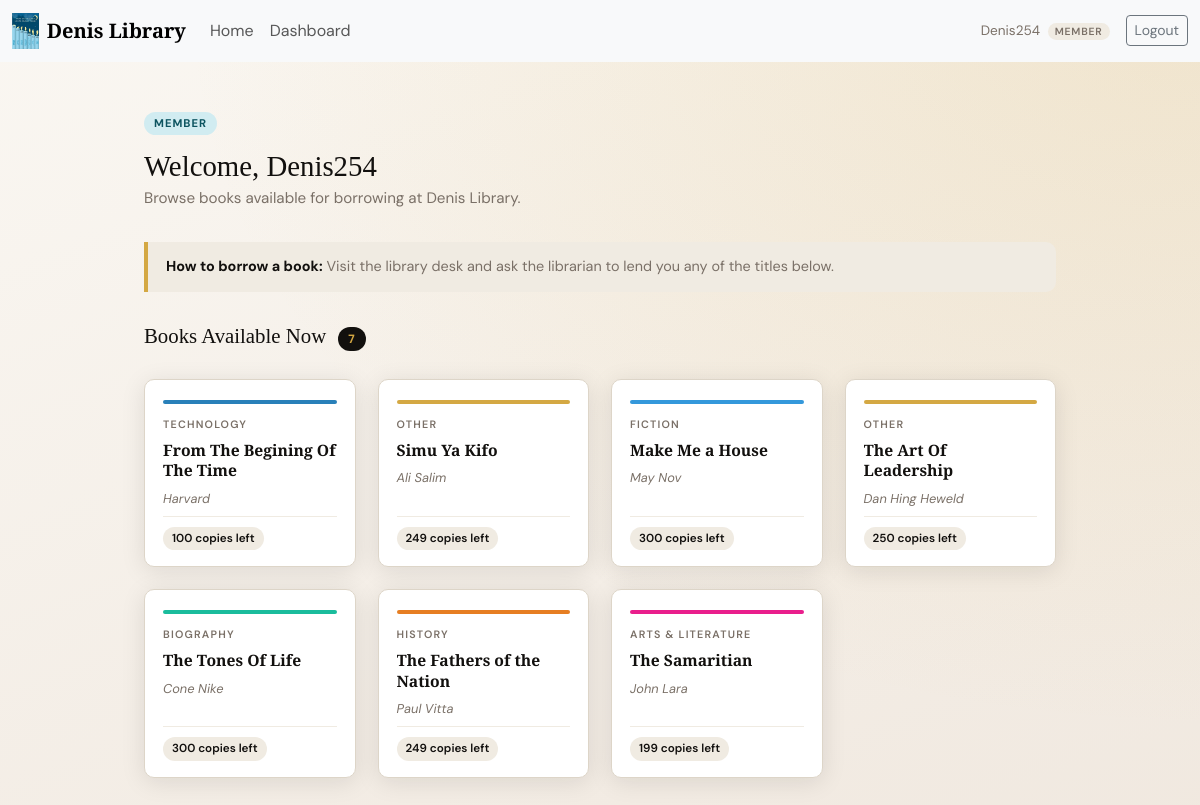
Screenshot of /accounts/dashboard/member/ (signed in) with the database file from the repository.
### accounts/models.py (models this page shows, shortened)
class CustomUser(AbstractUser):
    ROLE_CHOICES = [
        ('admin',     'Admin'),
        ('librarian', 'Librarian'),
        ('member',    'Member'),
    ]
    role = models.CharField(max_length=20, choices=ROLE_CHOICES, default='member')
    groups = models.ManyToManyField(
        'auth.Group',
        related_name='customuser_set',
        blank=True,
        help_text='The groups this user belongs to.',
        verbose_name='groups',
    )
    user_permissions = models.ManyToManyField(
        'auth.Permission',
        related_name='customuser_set',
        blank=True,
        help_text='Specific permissions for this user.',
        verbose_name='user permissions',
    )
    def is_member(self):
        return self.role == 'member'

### borrowed_books/models.py (models this page shows, shortened)
class Book(models.Model):
    GENRE_CHOICES = [
        ('fiction', 'Fiction'),
        ('non_fiction', 'Non-Fiction'),
        ('science', 'Science'),
        ('history', 'History'),
        ('biography', 'Biography'),
        ('technology', 'Technology'),
        ('arts', 'Arts & Literature'),
        ('other', 'Other'),
    ]
    title = models.CharField(max_length=255)
    author = models.CharField(max_length=255)
    isbn = models.CharField(max_length=20, unique=True)
    genre = models.CharField(max_length=50, choices=GENRE_CHOICES, default='other')
    published_year = models.PositiveIntegerField()
    copies_available = models.PositiveIntegerField(default=1)
    description = models.TextField(blank=True)
    date_added = models.DateTimeField(auto_now_add=True)
    class Meta:
        ordering = ['-date_added']

### accounts/views.py (the view)
    @login_required
    def wrapper(request, *args, **kwargs):
        if not request.user.is_member():
            messages.error(request, 'Access denied. Members only.')
            return redirect('dashboard_redirect')
        return view_func(request, *args, **kwargs)

### accounts/views.py (called while the page is built)
def member_required(view_func):
    @login_required
    def wrapper(request, *args, **kwargs):
        if not request.user.is_member():
            messages.error(request, 'Access denied. Members only.')
            return redirect('dashboard_redirect')
        return view_func(request, *args, **kwargs)
    wrapper.__name__ = view_func.__name__
    return wrapper

@member_required
def member_dashboard(request):
    from borrowed_books.models import Book
    context = {
        'books': Book.objects.filter(copies_available__gt=0).order_by('-date_added'),
    }
    return render(request, 'accounts/member_dashboard.html', context)

### accounts/templates/accounts/member_dashboard.html (shortened to what this page needs)
{% extends "base.html" %}
{% block content %}
<span class="role-tag">Member</span>
<div class="db-header">
  <h2>Welcome, {{ request.user.first_name|default:request.user.username }}</h2>
  <p>Browse books available for borrowing at Denis Library.</p>
</div>
<div class="info-banner">
  <strong>How to borrow a book:</strong> Visit the library desk and ask the librarian to lend you any of the titles below.
</div>
<div class="section-header">
  <h3>Books Available Now</h3>
  <span class="count">{{ books|length }}</span>
</div>
{% if books %}
<div class="book_grid">
      {% for book in books %}
      <div class="book-card">
        <div class="card-spine genre-{{ book.genre }}"></div>
        <div class="card-genre">{{ book.get_genre_display }}</div>
        <div class="card-title">{{ book.title }}</div>
        <div class="card-author">{{ book.author }}</div>
        <div class="card-meta">
          <span class="card-copies">{{ book.copies_available }} cop{{ book.copies_available|pluralize:"y,ies" }} left</span>
        </div>
      </div>
      {% endfor %}
    </div>
{% else %}
  <div class="empty-state">
    <p>No books are currently available. Please check back soon.</p>
  </div>
{% endif %}
{% endblock %}

### borrowed_books/templates/base.html (shortened to what this page needs)
<!DOCTYPE html>
{% load static %}
<html lang="en">
<head>
    <link rel="stylesheet" href="https://cdn.jsdelivr.net/npm/bootstrap@5.3.8/dist/css/bootstrap.min.css">
</head>
<body>
<nav class="navbar navbar-expand-lg bg-body-tertiary">
  <div class="container-fluid">
    <a class="navbar-brand d-flex align-items-center gap-2" href="{% url 'index' %}">
      <img src="{% static 'image/22a15976f2a206610b2c127e867164bd.jpg' %}" alt="Denis Library Logo" height="36" style="object-fit:contain;">
      <span style="font-family:'Playfair Display',serif;font-weight:700;">Denis Library</span>
    </a>
    <div class="collapse navbar-collapse" id="nav">
      <ul class="navbar-nav me-auto mb-2 mb-lg-0">
        <li class="nav-item">
          <a class="nav-link" href="{% url 'index' %}">Home</a>
        </li>
        {% if user.is_authenticated %}
          <li class="nav-item">
            <a class="nav-link" href="{% url 'dashboard_redirect' %}">Dashboard</a>
          </li>
        {% endif %}
      </ul>
      <div class="d-flex align-items-center gap-2">
        {% if user.is_authenticated %}
          <span class="navbar-text me-2" style="font-size:.85rem;color:var(--muted);">
            {{ user.username }}
            <span style="background:var(--cream);color:var(--muted);font-size:.65rem;font-weight:600;letter-spacing:.8px;text-transform:uppercase;padding:2px 7px;border-radius:20px;margin-left:4px;">{{ user.get_role_display }}</span>
          </span>
          <a href="{% url 'logout' %}" class="btn btn-sm btn-outline-secondary">Logout</a>
        {% else %}
          <a href="{% url 'login' %}"    class="btn btn-sm btn-outline-secondary">Login</a>
          <a href="{% url 'register' %}" class="btn btn-sm" style="background:var(--rust);color:#fff;border:none;">Register</a>
        {% endif %}
      </div>
    </div>
  </div>
</nav>
<main>
  {% block content %}
  {% endblock %}
</main>
</body>
</html>

### borrowed_books/templates/base.html (style rules this page uses)
:root { --ink: #12100e; --paper: #faf7f2; --cream: #f0ebe2; --rust: #c0392b; --rust-lt: #e74c3c; --gold: #d4a843; --muted: #7a7067; --border: #ddd5c8; --radius: 10px; --shadow: 0 4px 24px rgba(18,16,14,.10); --card-w: 240px; }
*, *::before, *::after { box-sizing: border-box; margin: 0; padding: 0; }
body { font-family: 'DM Sans', sans-serif; background: radial-gradient(ellipse at top right, rgba(212,168,67,0.18) 0%, transparent 60%), linear-gradient(160deg, #faf7f2 0%, #f0e8df 100%); background-attachment: fixed; color: var(--ink); min-height: 100vh; }
main { max-width: 960px; margin: 0 auto; padding: 48px 24px 80px; }
.section-header { display:flex; align-items:baseline; gap:12px; margin-bottom:22px; }
.section-header .count { background:var(--ink); color:var(--gold); font-size:.75rem; font-weight:700; letter-spacing:1px; padding:3px 10px; border-radius:20px; }
.book-card { flex:0 0 var(--card-w); scroll-snap-align:start; background:#fff; border:1px solid var(--border); border-radius:var(--radius); padding:20px 18px 16px; box-shadow:var(--shadow); display:flex; flex-direction:column; gap:8px; transition:transform .2s,box-shadow .2s; animation:cardIn .4s ease both; }
.book-card:nth-child(1) { animation-delay:.05s }
.book-card:nth-child(2) { animation-delay:.10s }
.book-card:nth-child(3) { animation-delay:.15s }
.book-card:nth-child(4) { animation-delay:.20s }
.book-card:nth-child(5) { animation-delay:.25s }
.book-card:nth-child(n+6) { animation-delay:.30s }
.card-spine { height:4px; border-radius:3px; margin-bottom:4px; }
.genre-fiction { background:#3498db }
.genre-history { background:#e67e22 }
.genre-biography { background:#1abc9c }
.genre-technology { background:#2980b9 }
.genre-arts { background:#e91e8c }
.genre-other { background:var(--gold) }
.card-genre { font-size:.68rem; font-weight:600; letter-spacing:1.2px; text-transform:uppercase; color:var(--muted); }
.card-title { font-family:'Playfair Display',serif; font-size:1rem; font-weight:700; line-height:1.3; display:-webkit-box; -webkit-line-clamp:2; -webkit-box-orient:vertical; overflow:hidden; }
.card-author { font-size:.82rem; color:var(--muted); font-style:italic; }
.card-meta { display:flex; justify-content:space-between; align-items:center; margin-top:auto; padding-top:10px; border-top:1px solid var(--cream); }
.card-copies { font-size:.75rem; font-weight:600; padding:3px 9px; border-radius:20px; background:var(--cream); color:var(--ink); }

### rows the page displays
CustomUser: username "Denis254", role "MEMBER", user.first_name "Denis254"
Book: genre "TECHNOLOGY", title "From The Begining Of The Time", author "Harvard", copies_available "100"
Book: genre "OTHER", title "Simu Ya Kifo", author "Ali Salim", copies_available "249"
Book: genre "FICTION", title "Make Me a House", author "May Nov", copies_available "300"
Book: genre "OTHER", title "The Art Of Leadership", author "Dan Hing Heweld", copies_available "250"
Book: genre "BIOGRAPHY", title "The Tones Of Life", author "Cone Nike", copies_available "300"
Book: genre "HISTORY", title "The Fathers of the Nation", author "Paul Vitta", copies_available "249"
Book: genre "ARTS & LITERATURE", title "The Samaritian", author "John Lara", copies_available "199"

### other values shown
{{ books|length }} "7"
